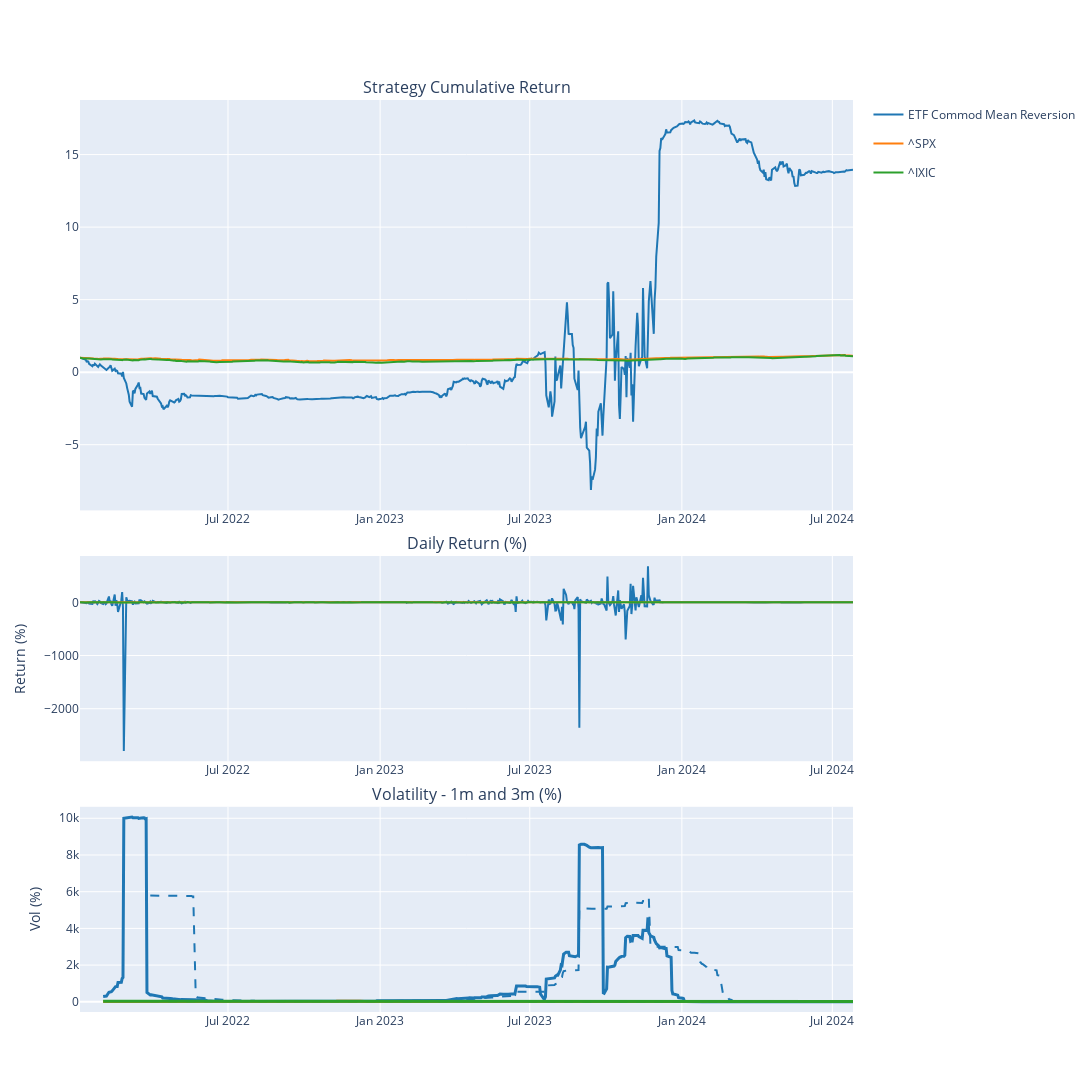
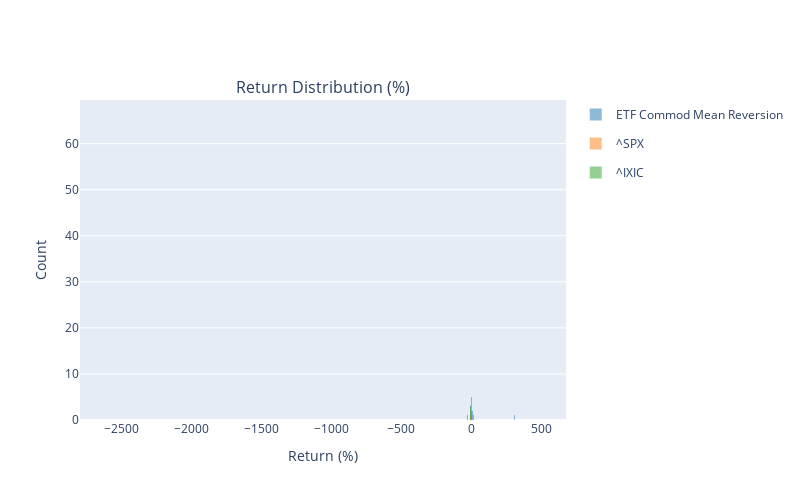
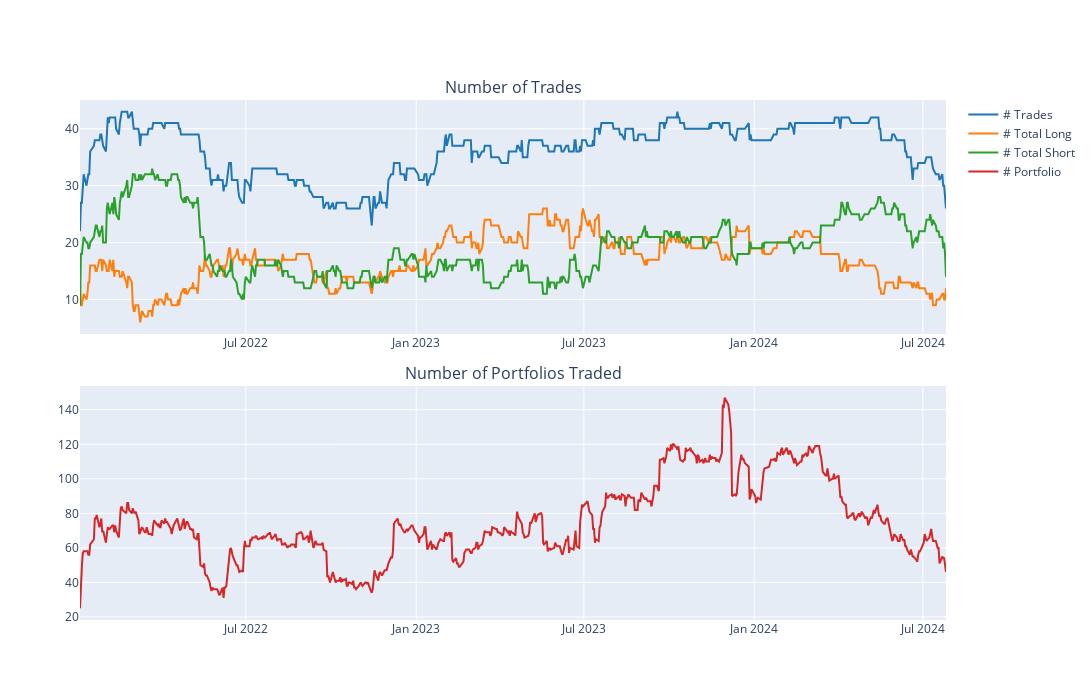

Write notebook code for charts like these, in order.
### Code cell
strategy = InterdayMeanReversion('ETF Commod Mean Reversion')
strategy.set_capital(100000)
strategy.set_portfolio_comb(ports)
strategy.set_start_date(start_date)
strategy.set_end_date(end_date)
strategy.preprocess_data()
strategy.generate_position()
strategy.backtest_summary()

### Figure 1 — Plotly figure (JSON) as saved in the notebook; plotly's stock layout.template omitted (floating-point values rounded to 4 significant figures; data arrays with more than 128 entries replaced by an {"elided": "..."} marker saying what was removed)
{"data": [{"legendgroup": "ETF Commod Mean Reversion", "marker": {"color": "rgb(31, 119, 180)"}, "name": "ETF Commod Mean Reversion", "type": "scatter", "x": {"elided": "644 str values"}, "xaxis": "x", "y": {"elided": "644 float values"}, "yaxis": "y"}, {"legendgroup": "ETF Commod Mean Reversion", "marker": {"color": "rgb(31, 119, 180)"}, "name": "ETF Commod Mean Reversion", "showlegend": false, "type": "scatter", "x": {"elided": "644 str values"}, "xaxis": "x2", "y": {"elided": "644 float values"}, "yaxis": "y2"}, {"legendgroup": "ETF Commod Mean Reversion", "line": {"width": 3}, "marker": {"color": "rgb(31, 119, 180)"}, "name": "1m - ETF Commod Mean Reversion", "showlegend": false, "type": "scatter", "x": {"elided": "644 str values"}, "xaxis": "x3", "y": {"elided": "644 float values"}, "yaxis": "y3"}, {"legendgroup": "ETF Commod Mean Reversion", "line": {"dash": "dash"}, "marker": {"color": "rgb(31, 119, 180)"}, "name": "3m - ETF Commod Mean Reversion", "showlegend": false, "type": "scatter", "x": {"elided": "644 str values"}, "xaxis": "x3", "y": {"elided": "644 float values"}, "yaxis": "y3"}, {"legendgroup": "^SPX", "marker": {"color": "rgb(255, 127, 14)"}, "name": "^SPX", "type": "scatter", "x": {"elided": "644 str values"}, "xaxis": "x", "y": {"elided": "644 float values"}, "yaxis": "y"}, {"legendgroup": "^SPX", "marker": {"color": "rgb(255, 127, 14)"}, "name": "^SPX", "showlegend": false, "type": "scatter", "x": {"elided": "644 str values"}, "xaxis": "x2", "y": {"elided": "644 float values"}, "yaxis": "y2"}, {"legendgroup": "^SPX", "line": {"width": 3}, "marker": {"color": "rgb(255, 127, 14)"}, "name": "1m - ^SPX", "showlegend": false, "type": "scatter", "x": {"elided": "644 str values"}, "xaxis": "x3", "y": {"elided": "644 float values"}, "yaxis": "y3"}, {"legendgroup": "^SPX", "line": {"dash": "dash"}, "marker": {"color": "rgb(255, 127, 14)"}, "name": "3m - ^SPX", "showlegend": false, "type": "scatter", "x": {"elided": "644 str values"}, "xaxis": "x3", "y": {"elided": "644 float values"}, "yaxis": "y3"}, {"legendgroup": "^IXIC", "marker": {"color": "rgb(44, 160, 44)"}, "name": "^IXIC", "type": "scatter", "x": {"elided": "644 str values"}, "xaxis": "x", "y": {"elided": "644 float values"}, "yaxis": "y"}, {"legendgroup": "^IXIC", "marker": {"color": "rgb(44, 160, 44)"}, "name": "^IXIC", "showlegend": false, "type": "scatter", "x": {"elided": "644 str values"}, "xaxis": "x2", "y": {"elided": "644 float values"}, "yaxis": "y2"}, {"legendgroup": "^IXIC", "line": {"width": 3}, "marker": {"color": "rgb(44, 160, 44)"}, "name": "1m - ^IXIC", "showlegend": false, "type": "scatter", "x": {"elided": "644 str values"}, "xaxis": "x3", "y": {"elided": "644 float values"}, "yaxis": "y3"}, {"legendgroup": "^IXIC", "line": {"dash": "dash"}, "marker": {"color": "rgb(44, 160, 44)"}, "name": "3m - ^IXIC", "showlegend": false, "type": "scatter", "x": {"elided": "644 str values"}, "xaxis": "x3", "y": {"elided": "644 float values"}, "yaxis": "y3"}], "layout": {"annotations": [{"font": {"size": 16}, "showarrow": false, "text": "Strategy Cumulative Return", "x": 0.5, "xanchor": "center", "xref": "paper", "y": 1, "yanchor": "bottom", "yref": "paper"}, {"font": {"size": 16}, "showarrow": false, "text": "Daily Return (%)", "x": 0.5, "xanchor": "center", "xref": "paper", "y": 0.5, "yanchor": "bottom", "yref": "paper"}, {"font": {"size": 16}, "showarrow": false, "text": "Volatility - 1m and 3m (%)", "x": 0.5, "xanchor": "center", "xref": "paper", "y": 0.225, "yanchor": "bottom", "yref": "paper"}], "height": 1200, "hovermode": "x", "width": 1500, "xaxis": {"anchor": "y", "domain": [0, 1], "matches": "x3", "showticklabels": true}, "xaxis2": {"anchor": "y2", "domain": [0, 1], "matches": "x3", "showticklabels": true}, "xaxis3": {"anchor": "y3", "domain": [0, 1], "showticklabels": true}, "yaxis": {"anchor": "x", "domain": [0.55, 1]}, "yaxis2": {"anchor": "x2", "domain": [0.275, 0.5], "title": {"text": "Return (%)"}}, "yaxis3": {"anchor": "x3", "domain": [0, 0.225], "title": {"text": "Vol (%)"}}}}

### Figure 2 — Plotly figure (JSON) as saved in the notebook; plotly's stock layout.template omitted (floating-point values rounded to 4 significant figures; data arrays with more than 128 entries replaced by an {"elided": "..."} marker saying what was removed)
{"data": [{"legendgroup": "ETF Commod Mean Reversion", "marker": {"color": "rgb(31, 119, 180)"}, "name": "ETF Commod Mean Reversion", "opacity": 0.5, "showlegend": true, "type": "histogram", "x": {"elided": "643 float values"}, "xaxis": "x", "xbins": {"size": 0.2}, "yaxis": "y"}, {"legendgroup": "^SPX", "marker": {"color": "rgb(255, 127, 14)"}, "name": "^SPX", "opacity": 0.5, "showlegend": true, "type": "histogram", "x": {"elided": "643 float values"}, "xaxis": "x", "xbins": {"size": 0.2}, "yaxis": "y"}, {"legendgroup": "^IXIC", "marker": {"color": "rgb(44, 160, 44)"}, "name": "^IXIC", "opacity": 0.5, "showlegend": true, "type": "histogram", "x": {"elided": "643 float values"}, "xaxis": "x", "xbins": {"size": 0.2}, "yaxis": "y"}], "layout": {"annotations": [{"font": {"size": 16}, "showarrow": false, "text": "Return Distribution (%)", "x": 0.5, "xanchor": "center", "xref": "paper", "y": 1, "yanchor": "bottom", "yref": "paper"}], "barmode": "overlay", "height": 500, "hovermode": "x", "width": 800, "xaxis": {"anchor": "y", "domain": [0, 1], "title": {"text": "Return (%)"}}, "yaxis": {"anchor": "x", "domain": [0, 1], "title": {"text": "Count"}}}}

### Figure 3 — Plotly figure (JSON) as saved in the notebook; plotly's stock layout.template omitted (floating-point values rounded to 4 significant figures; data arrays with more than 128 entries replaced by an {"elided": "..."} marker saying what was removed)
{"data": [{"marker": {"color": "rgb(31, 119, 180)"}, "name": "# Trades", "showlegend": true, "type": "scatter", "x": {"elided": "644 str values"}, "xaxis": "x", "y": {"elided": "644 int values"}, "yaxis": "y"}, {"marker": {"color": "rgb(255, 127, 14)"}, "name": "# Total Long", "showlegend": true, "type": "scatter", "x": {"elided": "644 str values"}, "xaxis": "x", "y": {"elided": "644 int values"}, "yaxis": "y"}, {"marker": {"color": "rgb(44, 160, 44)"}, "name": "# Total Short", "showlegend": true, "type": "scatter", "x": {"elided": "644 str values"}, "xaxis": "x", "y": {"elided": "644 int values"}, "yaxis": "y"}, {"marker": {"color": "rgb(214, 39, 40)"}, "name": "# Portfolio", "showlegend": true, "type": "scatter", "x": {"elided": "644 str values"}, "xaxis": "x2", "y": {"elided": "644 int values"}, "yaxis": "y2"}], "layout": {"annotations": [{"font": {"size": 16}, "showarrow": false, "text": "Number of Trades", "x": 0.5, "xanchor": "center", "xref": "paper", "y": 1, "yanchor": "bottom", "yref": "paper"}, {"font": {"size": 16}, "showarrow": false, "text": "Number of Portfolios Traded", "x": 0.5, "xanchor": "center", "xref": "paper", "y": 0.45, "yanchor": "bottom", "yref": "paper"}], "height": 700, "hovermode": "x", "width": 1300, "xaxis": {"anchor": "y", "domain": [0, 1], "matches": "x2", "showticklabels": true}, "xaxis2": {"anchor": "y2", "domain": [0, 1], "showticklabels": true}, "yaxis": {"anchor": "x", "domain": [0.55, 1]}, "yaxis2": {"anchor": "x2", "domain": [0, 0.45]}}}
